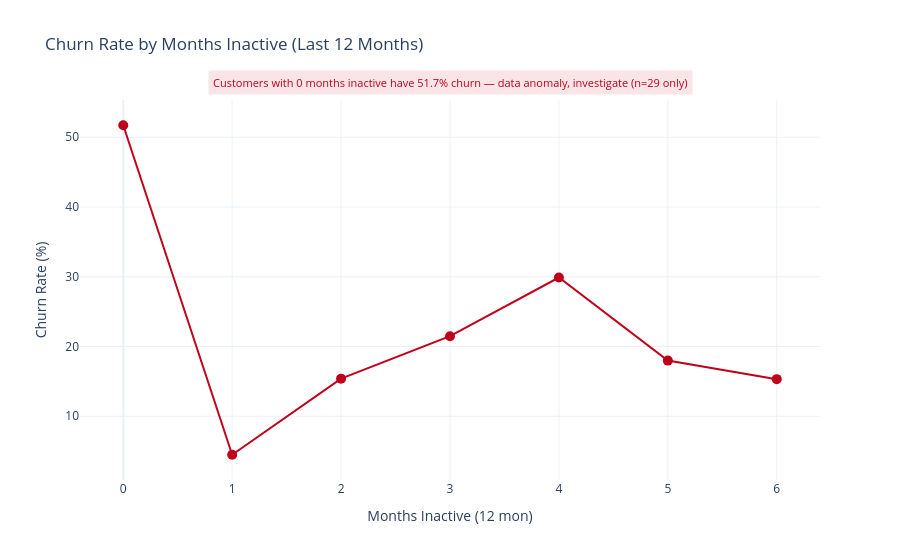

Notebook code cell kept with this figure:
### Code cell
# ── Plot 5: Line chart — Churn rate by Months_Inactive ────────────────
fig5 = px.line(
    q4, x='Months_Inactive_12_mon', y='churn_pct',
    markers=True,
    title='Churn Rate by Months Inactive (Last 12 Months)',
    template='plotly_white'
)
fig5.update_traces(line_color='#C0001A', marker_size=10)
fig5.update_layout(
    xaxis_title='Months Inactive (12 mon)',
    yaxis_title='Churn Rate (%)',
    annotations=[
        dict(
            text='Customers with 0 months inactive have 51.7% churn — data anomaly, investigate (n=29 only)',
            xref='paper', yref='paper',
            x=0.5, y=1.08, showarrow=False,
            font=dict(size=11, color='#C0001A'),
            bgcolor='rgba(192,0,26,0.1)',
            borderpad=4
        )
    ]
)
fig5.show()

### Figure 1 — Plotly figure (JSON) as saved in the notebook; plotly's stock layout.template omitted (floating-point values rounded to 4 significant figures)
{"data": [{"hovertemplate": "Months_Inactive_12_mon=%{x}<br>churn_pct=%{y}<extra></extra>", "legendgroup": "", "line": {"color": "#C0001A", "dash": "solid"}, "marker": {"size": 10, "symbol": "circle"}, "mode": "lines+markers", "name": "", "orientation": "v", "showlegend": false, "type": "scatter", "x": [0, 1, 2, 3, 4, 5, 6], "xaxis": "x", "y": [51.72, 4.48, 15.39, 21.48, 29.89, 17.98, 15.32], "yaxis": "y"}], "layout": {"annotations": [{"bgcolor": "rgba(192,0,26,0.1)", "borderpad": 4, "font": {"color": "#C0001A", "size": 11}, "showarrow": false, "text": "Customers with 0 months inactive have 51.7% churn — data anomaly, investigate (n=29 only)", "x": 0.5, "xref": "paper", "y": 1.08, "yref": "paper"}], "legend": {"tracegroupgap": 0}, "title": {"text": "Churn Rate by Months Inactive (Last 12 Months)"}, "xaxis": {"anchor": "y", "domain": [0, 1], "title": {"text": "Months Inactive (12 mon)"}}, "yaxis": {"anchor": "x", "domain": [0, 1], "title": {"text": "Churn Rate (%)"}}}}
